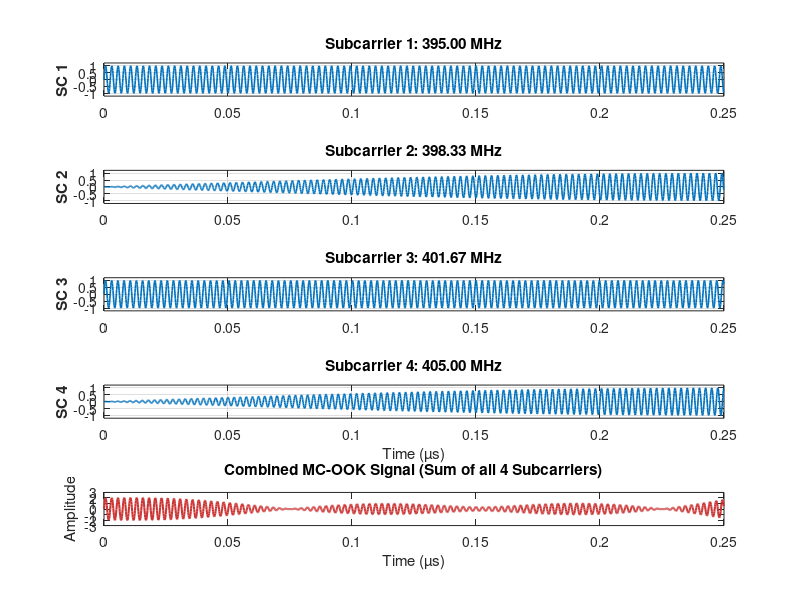
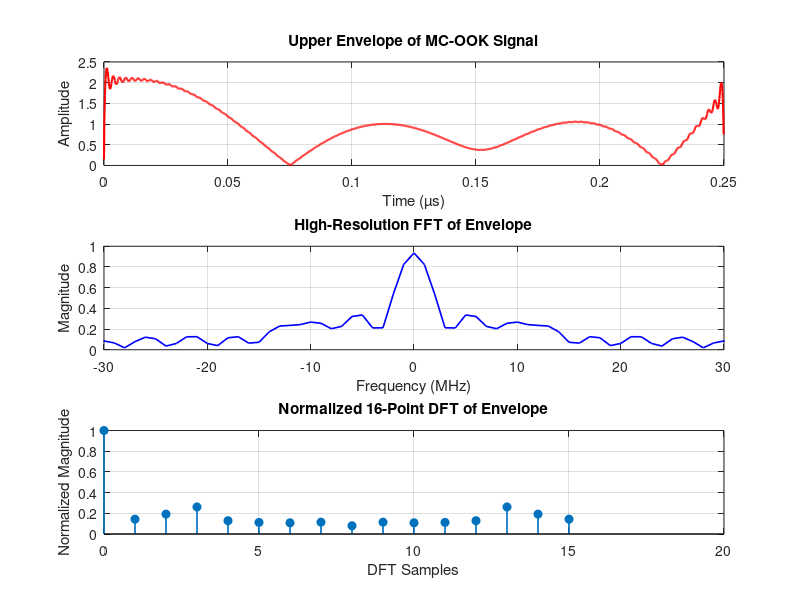

Write MATLAB code to recreate these figures, in order.
% === Parameters ===
message = [1 0 1 0];
msg_length = length(message);
num_subcarriers = 4;
bits_per_subcarrier = msg_length / num_subcarriers;

% RF parameters
carrier_freq = 400e6; % Center frequency
BW = 10e6; % Bandwidth

% Coherent sampling parameters
cycles_per_bit = 100;
samples_per_cycle = 20;
Fs = carrier_freq * samples_per_cycle;
Ts = 1 / Fs;

% Calculate samples_per_bit based on desired cycles_per_bit
samples_per_bit = round(cycles_per_bit * (Fs / carrier_freq));
cycles_per_bit = samples_per_bit * (carrier_freq / Fs);

% Time for one full bit
t_bit = (0:samples_per_bit-1) * Ts;
total_samples = bits_per_subcarrier * samples_per_bit;
t = (0:total_samples-1) * Ts;

% Subcarrier frequencies
subcarrier_spacing = BW / (num_subcarriers - 1);
subcarriers = linspace(carrier_freq - BW/2, carrier_freq + BW/2, num_subcarriers);

% Split message into subcarrier rows
subcarrier_matrix = zeros(num_subcarriers, bits_per_subcarrier);
for i = 1:num_subcarriers
    start_idx = (i - 1) * bits_per_subcarrier + 1;
    end_idx = i * bits_per_subcarrier;
    subcarrier_matrix(i, :) = message(start_idx:end_idx);
end

% Generate OOK-modulated signals per subcarrier
signal_matrix = zeros(num_subcarriers, total_samples);

for k = 1:num_subcarriers
    bits = subcarrier_matrix(k, :);
    carrier_wave = sin(2 * pi * subcarriers(k) * t_bit);  % row vector
    check_edge_cases = sum(subcarrier_matrix);  % column-wise sum

    for bit_idx = 1:bits_per_subcarrier
        start_sample = (bit_idx-1) * samples_per_bit + 1;
        end_sample = bit_idx * samples_per_bit;
        
        if (bits(bit_idx) == 1) && (check_edge_cases(bit_idx) ~= 1)
            % Normal: assign carrier
            signal_matrix(k, start_sample:end_sample) = carrier_wave;
        else
            % Edge case
            edge_code = subcarrier_matrix(:, bit_idx);
            subcarrier_loc = find(edge_code == 1, 1);  % Ensure scalar
            mod_wave = sin(2 * pi * (subcarrier_loc * 1e6) * t_bit);  % Row vector
            signal_matrix(k, start_sample:end_sample) = carrier_wave .* mod_wave;
        end
    end
end

% Combine subcarriers
sig_MC_OOK = sum(signal_matrix, 1);

% === Plot individual subcarriers ===
figure;
for k = 1:num_subcarriers
    subplot(5, 1, k);
    plot(t * 1e6, signal_matrix(k, :), 'LineWidth', 1.2);
    ylabel(['SC ' num2str(k)], 'FontWeight', 'bold');
    title(['Subcarrier ' num2str(k) ': ' num2str(subcarriers(k)/1e6, '%.2f') ' MHz']);
    ylim([-1.2 1.2]);
    grid on;
    
    if k == num_subcarriers
        xlabel('Time (µs)');
    end
end

subplot(5, 1, 5);
plot(t * 1e6, sig_MC_OOK, 'LineWidth', 1.5, 'Color', [0.8, 0.2, 0.2]);
xlabel('Time (µs)');
ylabel('Amplitude');
title('Combined MC-OOK Signal (Sum of all 4 Subcarriers)', 'FontWeight', 'bold');

% === Envelope using Hilbert Transform ===
analytic_signal = hilbert(sig_MC_OOK);
amplitude_envelope = abs(analytic_signal);

% === High-Resolution FFT ===
N = length(amplitude_envelope);
dt = t(2) - t(1);
Fs_X = 1/dt;
padding_factor = 4;
N_fft = padding_factor * N;
X = fft(amplitude_envelope, N_fft);
X_shifted = fftshift(X);
f = (-N_fft / 2 : N_fft / 2 - 1) * (Fs_X / N_fft);
X_magnitude = abs(X_shifted) / N;

% === 16-point DFT (for on-chip implementation) ===
num_dft_points = 16;
sample_indices = round(linspace(1, length(amplitude_envelope), num_dft_points));
dft_input = amplitude_envelope(sample_indices);
DFT_16 = fft(dft_input, 16);
Fs_X = 1 / dt;                  % Sampling frequency of the envelope signal
f_16 = (0:15) * (Fs_X / 16);   % Frequencies for 16-point DFT bins, within Nyquist

% === Second Figure: Envelope + FFT + 16-point DFT ===
figure;

% 1. Envelope
subplot(3, 1, 1);
plot(t * 1e6, amplitude_envelope, 'r-', 'LineWidth', 1.5);
xlabel('Time (µs)');
ylabel('Amplitude');
title('Upper Envelope of MC-OOK Signal');
grid on;

% 2. Ideal FFT
subplot(3, 1, 2);
plot(f / 1e6, X_magnitude, 'b', 'LineWidth', 1.2);
xlabel('Frequency (MHz)');
ylabel('Magnitude');
title('High-Resolution FFT of Envelope');
grid on;
xlim([-30 30]);

% 3. 16-Point DFT
subplot(3, 1, 3);
stem([0:15], abs(DFT_16) / max(abs(DFT_16)), 'filled', 'LineWidth', 1.2);
xlabel('DFT Samples');
ylabel('Normalized Magnitude');
title('Normalized 16-Point DFT of Envelope');
grid on;
